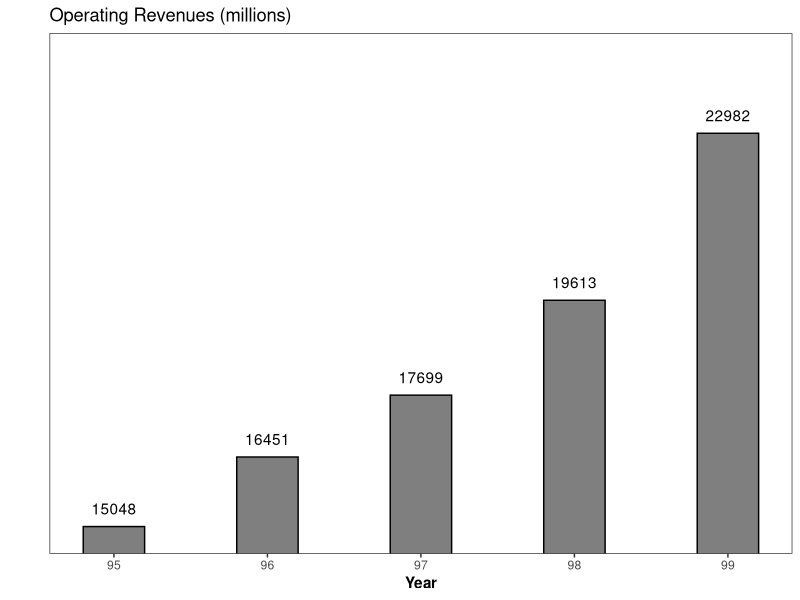
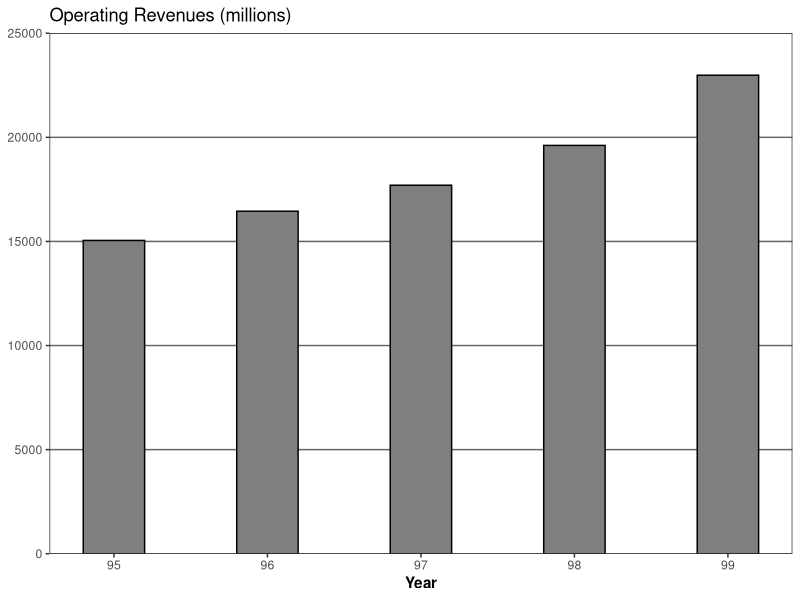

Recreate these plots in R, in order. (Note: this script raises an error after producing the figures.)
library(ggplot2)
library(gridExtra) #arrangeGrob()

this_base <- "fig07-05_annual-report-bar-chart-no-zero"

my_data <- data.frame(
  year = 95:99,
  revenue = c(15048, 16451, 17699, 19613, 22982))

p1 <- ggplot(my_data, aes(x = year, y = revenue)) +
  geom_bar(stat = "identity", fill = "grey50", colour = "black", width = 0.4) +
  geom_text(aes(label = revenue), vjust = -1) +
  scale_y_continuous(limits = c(0, 25000), expand = c(0, 0)) + 
  coord_cartesian(ylim = c(14500, 25000)) +
  labs(x = "Year", y = NULL) +
  ggtitle("Operating Revenues (millions)") +
  theme_bw() +
  theme(panel.grid.major = element_blank(),
        panel.grid.minor = element_blank(),
        axis.text.y = element_text(colour="white"),
        axis.ticks.y = element_blank(),
        axis.title.x = element_text(face = "bold"))
p1

p2 <- ggplot(my_data, aes(x = year, y = revenue)) +
  geom_bar(stat = "identity", fill = "grey50", colour = "black", width = 0.4) +
  scale_y_continuous(breaks = seq(0, 25000, 5000), limits = c(0, 25000),
                     expand = c(0, 0)) +
  labs(x = "Year", y = NULL) +
  ggtitle("Operating Revenues (millions)") +
  theme_bw() +
  theme(panel.grid.major.y = element_line(colour = "grey40"),
        panel.grid.major.x = element_blank(),
        panel.grid.minor = element_blank(),
        axis.title.y = element_blank(),
        axis.title.x = element_text(face = "bold"))
p2

# arrange plots together 
p3 <- arrangeGrob(
  p1, p2, nrow = 2,
  main = textGrob("Fig. 7.5 Annual Report Bar Chart: No Zero", 
                  just = "top", gp = gpar(fontface = "bold", cex = 1.5)))

p3

ggsave(paste0(this_base, ".png"), 
       p3, width = 6, height = 6)

## pedantic: tick marks between bars instead of centre
